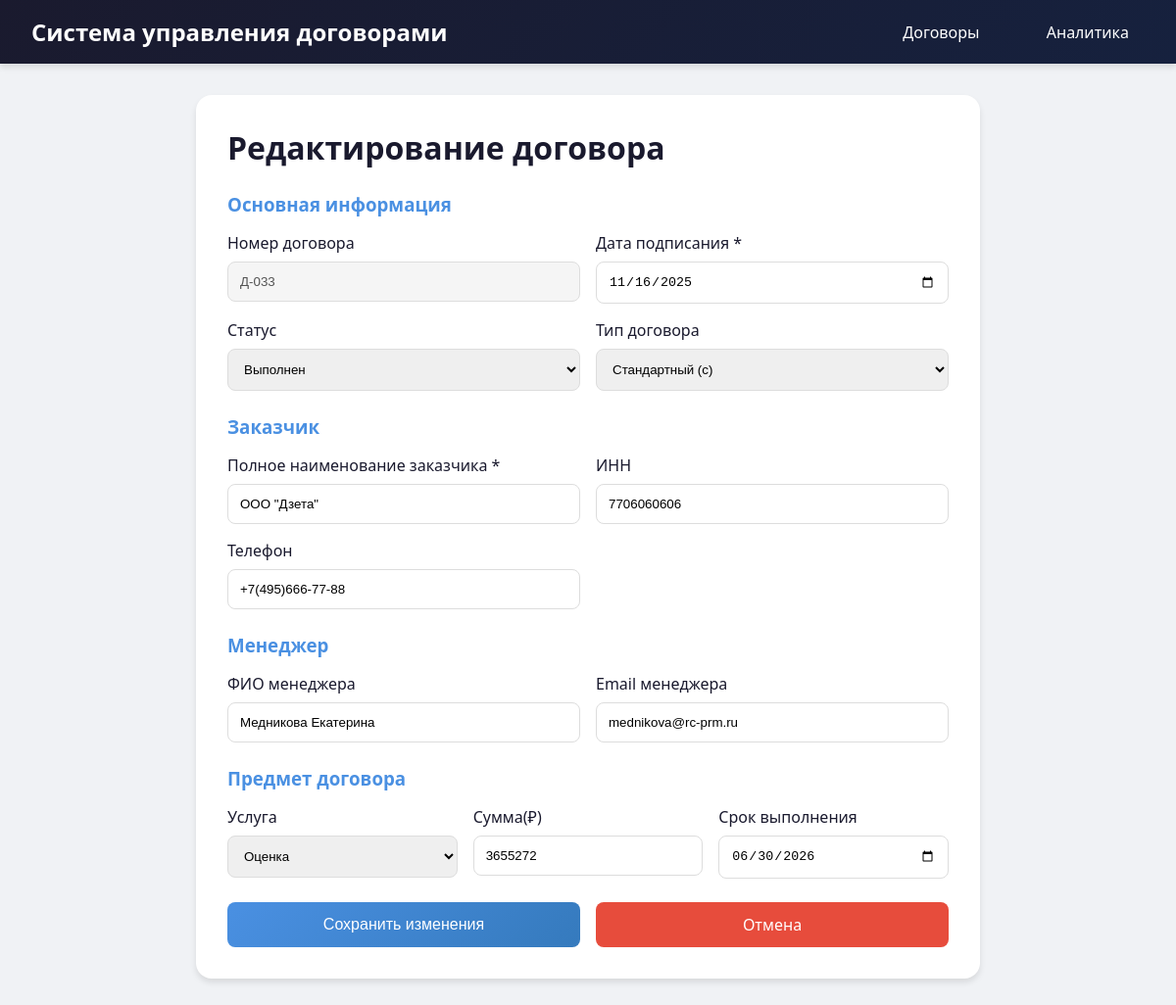
/contracts/Д-033/edit, run on the app's committed database.
### tables this page shows
CREATE TABLE contract (
            contract_number VARCHAR(50) NOT NULL UNIQUE,
            signing_contract_date DATE NOT NULL,
            status VARCHAR(20) DEFAULT 'В работе',
            type VARCHAR(1) DEFAULT 'с',
            id_client INTEGER NOT NULL,
            id_manager INTEGER,
            id_object INTEGER,
            FOREIGN KEY (id_client) REFERENCES client(id_client),
            FOREIGN KEY (id_manager) REFERENCES manager(id_manager),
            FOREIGN KEY (id_object) REFERENCES object(id_object)
        );

CREATE TABLE client (
            id_client INTEGER PRIMARY KEY AUTOINCREMENT,
            client_name VARCHAR(150) NOT NULL,
            client_INN VARCHAR(12),
            client_phone_number VARCHAR(20)
        );

CREATE TABLE manager (
            id_manager INTEGER PRIMARY KEY AUTOINCREMENT,
            manager_name VARCHAR(150) NOT NULL,
            manager_email VARCHAR(100)
        );

CREATE TABLE object (
            id_object INTEGER PRIMARY KEY AUTOINCREMENT,
            id_service INTEGER NOT NULL,
            price INTEGER,
            finishing_date DATE,
            FOREIGN KEY (id_service) REFERENCES service(id_service)
        );

### app.py (the view, shortened to what this page needs)
@app.route('/contracts/<contract_number>/edit', methods=['GET', 'POST'])
def contract_edit(contract_number):
    conn = get_db()
    contract = conn.execute('''
        SELECT
            c.contract_number,
            c.signing_contract_date,
            c.status,
            c.type,
            cl.id_client,
            cl.client_name,
            cl.client_INN,
            cl.client_phone_number,
            m.id_manager,
            m.manager_name,
            m.manager_email,
            s.id_service,
            s.service_name,
            o.price,
            o.finishing_date
        FROM contract c
        JOIN client cl ON c.id_client = cl.id_client
        LEFT JOIN manager m ON c.id_manager = m.id_manager
        LEFT JOIN object o ON c.id_object = o.id_object
        LEFT JOIN service s ON o.id_service = s.id_service
        WHERE c.contract_number = ?
    ''', (contract_number,)).fetchone()
    services = conn.execute('SELECT id_service, service_name FROM service').fetchall()
    managers = conn.execute('SELECT id_manager, manager_name FROM manager').fetchall()
    conn.close()
    if not contract:
        flash('Договор не найден', 'danger')
        return redirect(url_for('contracts'))
    return render_template('contract_edit.html',
                          contract=contract,
                          services=services,
                          managers=managers)

### database.py (called while the page is built)
def get_db():
    conn = sqlite3.connect(DATABASE)
    conn.row_factory = sqlite3.Row
    return conn

### templates/contract_edit.html (shortened to what this page needs)
{% extends "base.html" %}
{% block content %}
<div style="max-width: 800px; margin: 0 auto; background: white; border-radius: 16px; padding: 2rem; box-shadow: 0 4px 6px rgba(0,0,0,0.1);">
    <h1 style="margin-bottom: 1.5rem;">Редактирование договора</h1>
    <form method="post">
        <h3 style="margin-bottom: 1rem; color: #4a90e2;">Основная информация</h3>
        <div style="display: grid; grid-template-columns: 1fr 1fr; gap: 1rem; margin-bottom: 1.5rem;">
            <div>
                <label style="display: block; margin-bottom: 0.5rem; font-weight: 500;">Номер договора</label>
                <input type="text" value="{{ contract.contract_number }}" disabled style="width: 100%; padding: 0.75rem; border: 1px solid #ddd; border-radius: 8px; background: #f5f5f5;">
            </div>
            <div>
                <label style="display: block; margin-bottom: 0.5rem; font-weight: 500;">Дата подписания *</label>
                <input type="date" name="signing_contract_date" value="{{ contract.signing_contract_date }}" required style="width: 100%; padding: 0.75rem; border: 1px solid #ddd; border-radius: 8px;">
            </div>
            <div>
                <label style="display: block; margin-bottom: 0.5rem; font-weight: 500;">Статус</label>
                <select name="status" style="width: 100%; padding: 0.75rem; border: 1px solid #ddd; border-radius: 8px;">
                    <option value="Выполнен" {% if contract.status == 'Выполнен' %}selected{% endif %}>Выполнен</option>
                </select>
            </div>
            <div>
                <label style="display: block; margin-bottom: 0.5rem; font-weight: 500;">Тип договора</label>
                <select name="type" style="width: 100%; padding: 0.75rem; border: 1px solid #ddd; border-radius: 8px;">
                    <option value="с" {% if contract.type == 'с' %}selected{% endif %}>Стандартный (с)</option>
                </select>
            </div>
        </div>
        <h3 style="margin-bottom: 1rem; color: #4a90e2;">Заказчик</h3>
        <div style="display: grid; grid-template-columns: 1fr 1fr; gap: 1rem; margin-bottom: 1.5rem;">
            <div>
                <label style="display: block; margin-bottom: 0.5rem; font-weight: 500;">Полное наименование заказчика *</label>
                <input type="text" name="client_name" value="{{ contract.client_name }}" required style="width: 100%; padding: 0.75rem; border: 1px solid #ddd; border-radius: 8px;">
            </div>
            <div>
                <label style="display: block; margin-bottom: 0.5rem; font-weight: 500;">ИНН</label>
                <input type="text" name="client_INN" value="{{ contract.client_INN or '' }}" style="width: 100%; padding: 0.75rem; border: 1px solid #ddd; border-radius: 8px;">
            </div>
            <div>
                <label style="display: block; margin-bottom: 0.5rem; font-weight: 500;">Телефон</label>
                <input type="text" name="client_phone_number" value="{{ contract.client_phone_number or '' }}" style="width: 100%; padding: 0.75rem; border: 1px solid #ddd; border-radius: 8px;">
            </div>
        </div>
        <h3 style="margin-bottom: 1rem; color: #4a90e2;">Менеджер</h3>
        <div style="display: grid; grid-template-columns: 1fr 1fr; gap: 1rem; margin-bottom: 1.5rem;">
            <div>
                <label style="display: block; margin-bottom: 0.5rem; font-weight: 500;">ФИО менеджера</label>
                <input type="text" name="manager_name" list="managers_list" value="{{ contract.manager_name or '' }}" style="width: 100%; padding: 0.75rem; border: 1px solid #ddd; border-radius: 8px;">
            </div>
            <div>
                <label style="display: block; margin-bottom: 0.5rem; font-weight: 500;">Email менеджера</label>
                <input type="email" name="manager_email" value="{{ contract.manager_email or '' }}" style="width: 100%; padding: 0.75rem; border: 1px solid #ddd; border-radius: 8px;">
            </div>
        </div>
        <h3 style="margin-bottom: 1rem; color: #4a90e2;">Предмет договора</h3>
        <div style="display: grid; grid-template-columns: 1fr 1fr 1fr; gap: 1rem; margin-bottom: 1.5rem;">
            <div>
                <label style="display: block; margin-bottom: 0.5rem; font-weight: 500;">Услуга</label>
                <select name="service_id" style="width: 100%; padding: 0.75rem; border: 1px solid #ddd; border-radius: 8px;">
                    {% for service in services %}
                    <option value="{{ service.id_service }}" {% if contract.id_service == service.id_service %}selected{% endif %}>{{ service.service_name }}</option>
                    {% endfor %}
                </select>
            </div>
            <div>
                <label style="display: block; margin-bottom: 0.5rem; font-weight: 500;">Сумма(₽)</label>
                <input type="number" step="0.01" name="price" value="{{ contract.price or 0 }}" style="width: 100%; padding: 0.75rem; border: 1px solid #ddd; border-radius: 8px;">
            </div>
            <div>
                <label style="display: block; margin-bottom: 0.5rem; font-weight: 500;">Срок выполнения</label>
                <input type="date" name="finishing_date" value="{{ contract.finishing_date or '' }}" style="width: 100%; padding: 0.75rem; border: 1px solid #ddd; border-radius: 8px;">
            </div>
        </div>
        <div style="display: flex; gap: 1rem;">
            <button type="submit" style="flex: 1; padding: 0.75rem; background: linear-gradient(135deg, #4a90e2 0%, #357abd 100%); color: white; border: none; border-radius: 8px; font-size: 1rem; cursor: pointer;">Сохранить изменения</button>
            <a href="/" style="flex: 1; text-align: center; padding: 0.75rem; background: #e74c3c; color: white; text-decoration: none; border-radius: 8px;">Отмена</a>
        </div>
    </form>
</div>
{% endblock %}

### static/css/style.css (style rules this page uses)
* { margin: 0; padding: 0; box-sizing: border-box; }
body { font-family: 'Segoe UI', Tahoma, Geneva, Verdana, sans-serif; background-color: #f0f2f5; color: #1a1a2e; }

### data on the page
contract: contract_number "Д-033", signing_contract_date "11/16/2025", status "Выполнен", type "Стандартный (с)"
client: client_name "ООО \"Дзета\"", client_INN "7706060606", client_phone_number "+7(495)666-77-88"
manager: manager_name "Медникова Екатерина", manager_email "mednikova@rc-prm.ru"
object: price "3655272", finishing_date "06/30/2026"

### other printed values
form field service_id "Оценка"
